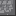

The image is a tile-based game level rendered from a .tmx file. Its description and complete source (layers, tilesets, objects, tile grids) follow:
An orthogonal 1x1 tile map with 16x16 px tiles, 1 tile layer (Tile Layer 1).

<map version="1.10" tiledversion="git" orientation="orthogonal" renderorder="right-down" width="1" height="1" tilewidth="16" tileheight="16" infinite="0" nextlayerid="2" nextobjectid="1">
 <tileset firstgid="1" source="tilesets/normal_terrain.tsx" />
 <layer id="1" name="Tile Layer 1" width="1" height="1">
  <data encoding="csv">
126
</data>
 </layer>
</map>
